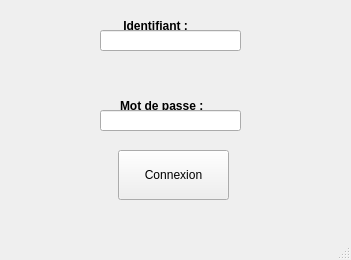
<?xml version="1.0" encoding="UTF-8"?>
<ui version="4.0">
 <class>Login</class>
 <widget class="QMainWindow" name="Login">
  <property name="geometry">
   <rect>
    <x>0</x>
    <y>0</y>
    <width>351</width>
    <height>260</height>
   </rect>
  </property>
  <property name="windowTitle">
   <string>Authentification</string>
  </property>
  <widget class="QWidget" name="centralwidget">
   <widget class="QLabel" name="lbLogin">
    <property name="geometry">
     <rect>
      <x>110</x>
      <y>10</y>
      <width>121</width>
      <height>31</height>
     </rect>
    </property>
    <property name="font">
     <font>
      <weight>75</weight>
      <bold>true</bold>
      <underline>false</underline>
     </font>
    </property>
    <property name="text">
     <string>    Identifiant :</string>
    </property>
   </widget>
   <widget class="QLabel" name="lbPassword">
    <property name="geometry">
     <rect>
      <x>120</x>
      <y>90</y>
      <width>111</width>
      <height>31</height>
     </rect>
    </property>
    <property name="font">
     <font>
      <weight>75</weight>
      <bold>true</bold>
      <underline>false</underline>
     </font>
    </property>
    <property name="text">
     <string>Mot de passe :</string>
    </property>
   </widget>
   <widget class="QPushButton" name="btConnexion">
    <property name="geometry">
     <rect>
      <x>118</x>
      <y>150</y>
      <width>111</width>
      <height>50</height>
     </rect>
    </property>
    <property name="text">
     <string>Connexion</string>
    </property>
   </widget>
   <widget class="QLineEdit" name="lnLogin">
    <property name="geometry">
     <rect>
      <x>100</x>
      <y>30</y>
      <width>141</width>
      <height>21</height>
     </rect>
    </property>
   </widget>
   <widget class="QLineEdit" name="lnPassword">
    <property name="geometry">
     <rect>
      <x>100</x>
      <y>110</y>
      <width>141</width>
      <height>21</height>
     </rect>
    </property>
   </widget>
  </widget>
  <widget class="QMenuBar" name="menubar">
   <property name="geometry">
    <rect>
     <x>0</x>
     <y>0</y>
     <width>351</width>
     <height>20</height>
    </rect>
   </property>
  </widget>
  <widget class="QStatusBar" name="statusbar"/>
 </widget>
 <resources/>
 <connections/>
</ui>
